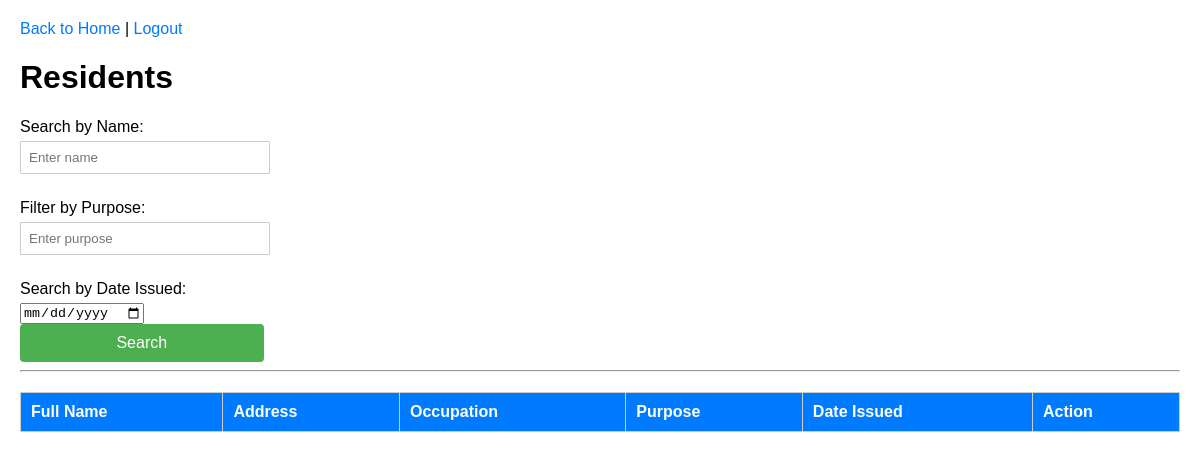
/residents, run on an earlier commit of the app's database.
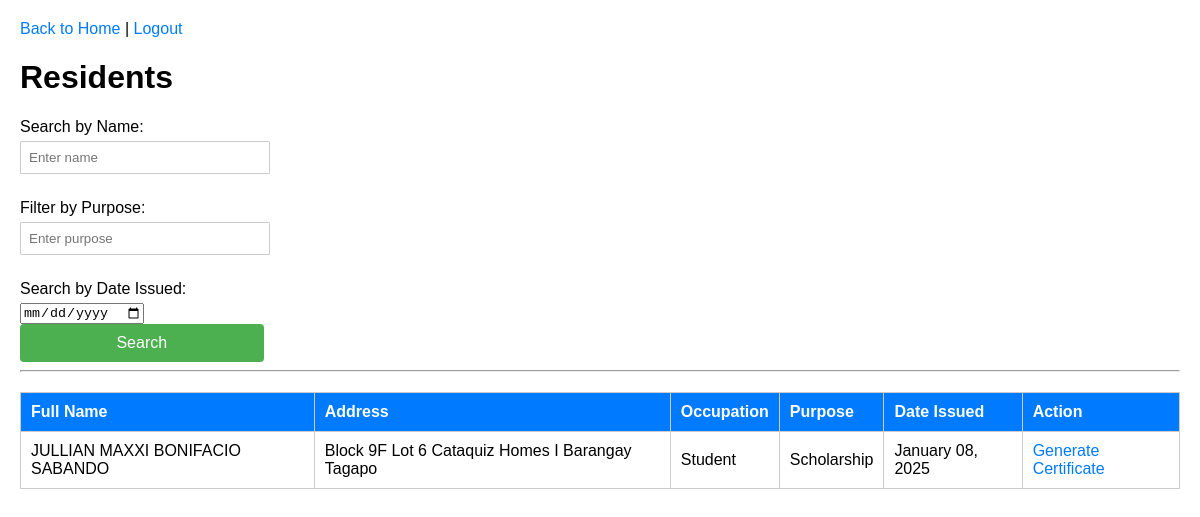
And on a later commit of the database.
### app.py (models this page shows)
class Resident(db.Model):
    id = db.Column(db.Integer, primary_key=True)
    full_name = db.Column(db.String(100), nullable=False)
    address = db.Column(db.String(200), nullable=False)
    occupation = db.Column(db.String(100), nullable=False)
    purpose = db.Column(db.String(200), nullable=False)
    date_issued = db.Column(db.DateTime, default=datetime.utcnow)
    status = db.Column(db.String(10), default="pending")  # New field: pending, approved, rejected

### app.py (the view)
@app.route('/residents', methods=['GET'])
def index():
    query = request.args.get('query', '')
    purpose_filter = request.args.get('purpose', '')
    date_issued = request.args.get('date_issued', None)
    residents = Resident.query.filter_by(status="approved")
    if query:
        residents = residents.filter(Resident.full_name.contains(query))
    if purpose_filter:
        residents = residents.filter(Resident.purpose.contains(purpose_filter))
    if date_issued:
        residents = residents.filter(db.func.date(Resident.date_issued) == date_issued)
    residents = residents.all()
    return render_template(
        'index.html',
        residents=residents,
        query=query,
        purpose_filter=purpose_filter,
        date_issued=date_issued
    )

### app.py (called while the page is built)
@app.before_request
def restrict_access():
    if current_user.is_authenticated:
        restricted_routes = {
            'admin': [],
            'user': ['delete_resident', 'manage_users'],
        }
        if current_user.role not in restricted_routes:
            return
        if request.endpoint in restricted_routes.get(current_user.role, []):
            flash('You are not authorized to access this page.', 'danger')
            return redirect(url_for('home_screen'))

### templates/index.html (shortened to what this page needs)
<!DOCTYPE html>
<html lang="en">
<head>
    <link rel="stylesheet" href="styles.css">
</head>
<body>
    <div class="header">
        <a href="{{ url_for('home_screen') }}">Back to Home</a> |
        <a href="{{ url_for('logout') }}">Logout</a>
    </div>
    <h1>Residents</h1>
    <form method="GET" action="{{ url_for('index') }}">
        <div class="form-group">
            <label for="query">Search by Name:</label>
            <input type="text" id="query" name="query" value="{{ query }}" placeholder="Enter name">
        </div>
        <div class="form-group">
            <label for="purpose">Filter by Purpose:</label>
            <input type="text" id="purpose" name="purpose" value="{{ purpose_filter }}" placeholder="Enter purpose">
        </div>
        <div class="form-group">
            <label for="date_issued">Search by Date Issued:</label>
            <input type="date" id="date_issued" name="date_issued" value="{{ date_issued }}">
        </div>
        <button type="submit">Search</button>
    </form>
    <hr>
    <table border="1">
        <thead>
            <tr>
                <th>Full Name</th>
                <th>Address</th>
                <th>Occupation</th>
                <th>Purpose</th>
                <th>Date Issued</th>
                <th>Action</th>
            </tr>
        </thead>
        <tbody>
            {% for resident in residents %}
            <tr>
                <td>{{ resident.full_name }}</td>
                <td>{{ resident.address }}</td>
                <td>{{ resident.occupation }}</td>
                <td>{{ resident.purpose }}</td>
                <td>
                    {% if resident.date_issued %}
                        {{ resident.date_issued.strftime('%B %d, %Y') }}
                    {% else %}
                        N/A
                    {% endif %}
                </td>
                <td>
                    <a href="{{ url_for('generate', id=resident.id) }}">Generate Certificate</a>
                </td>
            </tr>
            {% endfor %}
        </tbody>
    </table>
</body>
</html>

### templates/styles.css (style rules this page uses)
body { font-family: Arial, sans-serif; margin: 20px; }
label { display: block; margin: 10px 0 5px; }
input[type="text"] { width: 20%; padding: 8px; margin-bottom: 15px; border: 1px solid #ccc; border-radius: 1px; }
button { width: 21%; padding: 10px; background-color: #4CAF50; color: white; border: none; border-radius: 4px; cursor: pointer; font-size: 16px; }
a { text-decoration: none; color: #007BFF; }
table { width: 100%; border-collapse: collapse; margin-top: 20px; }
th, td { border: 1px solid #ccc; padding: 10px; text-align: left; }
th { background-color: #007BFF; color: white; }

What changed in the data, as far as the page shows it:
added Resident: full_name "JULLIAN MAXXI BONIFACIO SABANDO", address "Block 9F Lot 6 Cataquiz Homes I Barangay Tagapo", occupation "Student", purpose "Scholarship", date_issued "January 08, 2025"
